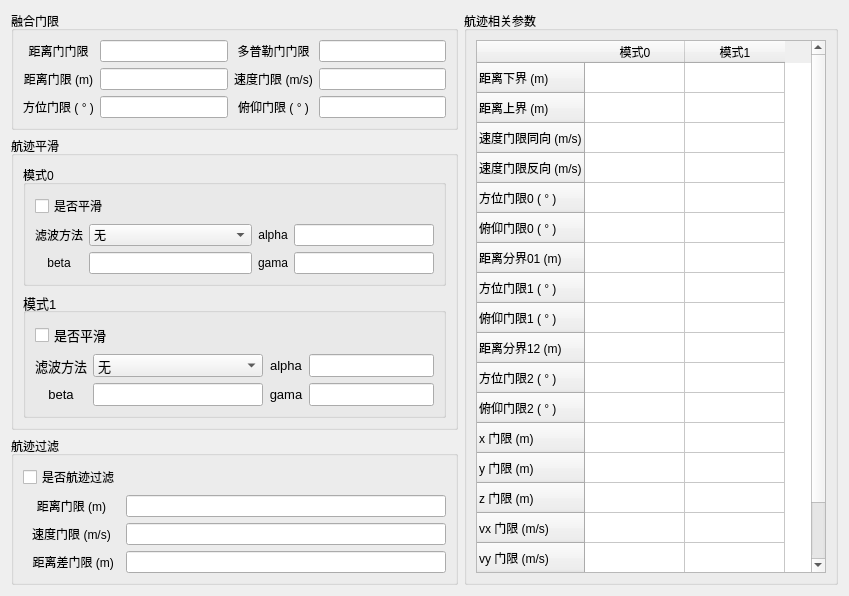
     <widget class="QWidget" name="tab_data_processing">
      <attribute name="title">
       <string> 数据处理</string>
      </attribute>
      <layout class="QGridLayout" name="gridLayout_5">
       <item row="0" column="0" rowspan="2">
        <widget class="QGroupBox" name="groupBox_combine_thresholds">
         <property name="minimumSize">
          <size>
           <width>0</width>
           <height>0</height>
          </size>
         </property>
         <property name="title">
          <string>融合门限</string>
         </property>
         <layout class="QGridLayout" name="gridLayout_15">
          <item row="2" column="1">
           <widget class="QLineEdit" name="lineEdit_combine_range_threshold">
            <property name="alignment">
             <set>Qt::AlignCenter</set>
            </property>
           </widget>
          </item>
          <item row="0" column="0">
           <widget class="QLabel" name="label_13">
            <property name="text">
             <string>距离门门限</string>
            </property>
            <property name="alignment">
             <set>Qt::AlignCenter</set>
            </property>
           </widget>
          </item>
          <item row="2" column="0">
           <widget class="QLabel" name="label_93">
            <property name="text">
             <string>距离门限 (m)</string>
            </property>
            <property name="alignment">
             <set>Qt::AlignCenter</set>
            </property>
           </widget>
          </item>
          <item row="3" column="0">
           <widget class="QLabel" name="label_92">
            <property name="text">
             <string>方位门限 ( ° )</string>
            </property>
            <property name="alignment">
             <set>Qt::AlignCenter</set>
            </property>
           </widget>
          </item>
          <item row="0" column="2">
           <widget class="QLabel" name="label_14">
            <property name="text">
             <string>多普勒门门限</string>
            </property>
            <property name="alignment">
             <set>Qt::AlignCenter</set>
            </property>
           </widget>
          </item>
          <item row="3" column="1">
           <widget class="QLineEdit" name="lineEdit_combine_azim_threshold_deg">
            <property name="alignment">
             <set>Qt::AlignCenter</set>
            </property>
           </widget>
          </item>
          <item row="0" column="1">
           <widget class="QLineEdit" name="lineEdit_combine_range_unit_threshold">
            <property name="alignment">
             <set>Qt::AlignCenter</set>
            </property>
           </widget>
          </item>
          <item row="0" column="3">
           <widget class="QLineEdit" name="lineEdit_combine_doppler_unit_threshold">
            <property name="alignment">
             <set>Qt::AlignCenter</set>
            </property>
           </widget>
          </item>
          <item row="2" column="2">
           <widget class="QLabel" name="label_94">
            <property name="text">
             <string>速度门限 (m/s)</string>
            </property>
            <property name="alignment">
             <set>Qt::AlignCenter</set>
            </property>
           </widget>
          </item>
          <item row="2" column="3">
           <widget class="QLineEdit" name="lineEdit_combine_velocity_threshold">
            <property name="alignment">
             <set>Qt::AlignCenter</set>
            </property>
           </widget>
          </item>
          <item row="3" column="3">
           <widget class="QLineEdit" name="lineEdit_combine_elev_threshold_deg">
            <property name="alignment">
             <set>Qt::AlignCenter</set>
            </property>
           </widget>
          </item>
          <item row="3" column="2">
           <widget class="QLabel" name="label_95">
            <property name="text">
             <string>俯仰门限 ( ° )</string>
            </property>
            <property name="alignment">
             <set>Qt::AlignCenter</set>
            </property>
           </widget>
          </item>
         </layout>
        </widget>
       </item>
       <item row="2" column="0" rowspan="4">
        <widget class="QGroupBox" name="groupBox_track_smooth">
         <property name="minimumSize">
          <size>
           <width>0</width>
           <height>0</height>
          </size>
         </property>
         <property name="title">
          <string>航迹平滑</string>
         </property>
         <layout class="QGridLayout" name="gridLayout">
          <item row="0" column="0">
           <widget class="QGroupBox" name="groupBox_track_smooth_mode_0">
            <property name="title">
             <string>模式0</string>
            </property>
            <layout class="QGridLayout" name="gridLayout_26">
             <item row="4" column="4">
              <widget class="QLineEdit" name="lineEdit_filter_track_coef_gama">
               <property name="alignment">
                <set>Qt::AlignCenter</set>
               </property>
              </widget>
             </item>
             <item row="3" column="3">
              <widget class="QLabel" name="label_15">
               <property name="text">
                <string>alpha</string>
               </property>
               <property name="alignment">
                <set>Qt::AlignCenter</set>
               </property>
              </widget>
             </item>
             <item row="0" column="0" colspan="2">
              <widget class="QCheckBox" name="checkBox_track_smooth">
               <property name="text">
                <string>是否平滑</string>
               </property>
              </widget>
             </item>
             <item row="4" column="3">
              <widget class="QLabel" name="label_17">
               <property name="text">
                <string>gama</string>
               </property>
               <property name="alignment">
                <set>Qt::AlignCenter</set>
               </property>
              </widget>
             </item>
             <item row="4" column="0">
              <widget class="QLabel" name="label_16">
               <property name="text">
                <string>beta</string>
               </property>
               <property name="alignment">
                <set>Qt::AlignCenter</set>
               </property>
              </widget>
             </item>
             <item row="4" column="1" colspan="2">
              <widget class="QLineEdit" name="lineEdit_filter_track_coef_beta">
               <property name="alignment">
                <set>Qt::AlignCenter</set>
               </property>
              </widget>
             </item>
             <item row="3" column="4">
              <widget class="QLineEdit" name="lineEdit_filter_track_coef_alpha">
               <property name="alignment">
                <set>Qt::AlignCenter</set>
               </property>
              </widget>
             </item>
             <item row="3" column="0">
              <widget class="QLabel" name="label_9">
               <property name="text">
                <string>滤波方法</string>
               </property>
               <property name="alignment">
                <set>Qt::AlignCenter</set>
               </property>
              </widget>
             </item>
             <item row="3" column="1" colspan="2">
              <widget class="QComboBox" name="comboBox_filter_track_method">
               <item>
                <property name="text">
                 <string>无</string>
                </property>
               </item>
               <item>
                <property name="text">
                 <string>变增益 alpha-beta</string>
                </property>
               </item>
               <item>
                <property name="text">
                 <string>常增益 alpha-beta</string>
                </property>
               </item>
               <item>
                <property name="text">
                 <string>变增益 alpha-beta-gama</string>
                </property>
               </item>
               <item>
                <property name="text">
                 <string>常增益 alpha-beta-gama</string>
                </property>
               </item>
              </widget>
             </item>
            </layout>
           </widget>
          </item>
          <item row="1" column="0">
           <widget class="QGroupBox" name="groupBox_track_smooth_mode_1">
            <property name="font">
             <font>
              <pointsize>10</pointsize>
             </font>
            </property>
            <property name="title">
             <string>模式1</string>
            </property>
            <layout class="QGridLayout" name="gridLayout_27">
             <item row="0" column="0" colspan="2">
              <widget class="QCheckBox" name="checkBox_track_smooth_1">
               <property name="text">
                <string>是否平滑</string>
               </property>
              </widget>
             </item>
             <item row="3" column="5">
              <widget class="QLabel" name="label_21">
               <property name="font">
                <font>
                 <pointsize>10</pointsize>
                </font>
               </property>
               <property name="text">
                <string>alpha</string>
               </property>
               <property name="alignment">
                <set>Qt::AlignCenter</set>
               </property>
              </widget>
             </item>
             <item row="3" column="1" colspan="4">
              <widget class="QComboBox" name="comboBox_filter_track_method_1">
               <item>
                <property name="text">
                 <string>无</string>
                </property>
               </item>
               <item>
                <property name="text">
                 <string>变增益 alpha-beta</string>
                </property>
               </item>
               <item>
                <property name="text">
                 <string>常增益 alpha-beta</string>
                </property>
               </item>
               <item>
                <property name="text">
                 <string>变增益 alpha-beta-gama</string>
                </property>
               </item>
               <item>
                <property name="text">
                 <string>常增益 alpha-beta-gama</string>
                </property>
               </item>
              </widget>
             </item>
             <item row="4" column="5">
              <widget class="QLabel" name="label_27">
               <property name="text">
                <string>gama</string>
               </property>
               <property name="alignment">
                <set>Qt::AlignCenter</set>
               </property>
              </widget>
             </item>
             <item row="3" column="6">
              <widget class="QLineEdit" name="lineEdit_filter_track_coef_alpha_1">
               <property name="alignment">
                <set>Qt::AlignCenter</set>
               </property>
              </widget>
             </item>
             <item row="3" column="0">
              <widget class="QLabel" name="label_20">
               <property name="text">
                <string>滤波方法</string>
               </property>
              </widget>
             </item>
             <item row="4" column="1" colspan="4">
              <widget class="QLineEdit" name="lineEdit_filter_track_coef_beta_1">
               <property name="font">
                <font>
                 <pointsize>10</pointsize>
                </font>
               </property>
               <property name="alignment">
                <set>Qt::AlignCenter</set>
               </property>
              </widget>
             </item>
             <item row="4" column="6">
              <widget class="QLineEdit" name="lineEdit_filter_track_coef_gama_1">
               <property name="alignment">
                <set>Qt::AlignCenter</set>
               </property>
              </widget>
             </item>
             <item row="4" column="0">
              <widget class="QLabel" name="label_22">
               <property name="font">
                <font>
                 <pointsize>10</pointsize>
                </font>
               </property>
               <property name="text">
                <string>beta</string>
               </property>
               <property name="alignment">
                <set>Qt::AlignCenter</set>
               </property>
              </widget>
             </item>
            </layout>
           </widget>
          </item>
         </layout>
        </widget>
       </item>
       <item row="6" column="0">
        <widget class="QGroupBox" name="groupBox_track_filter">
         <property name="minimumSize">
          <size>
           <width>0</width>
           <height>0</height>
          </size>
         </property>
         <property name="title">
          <string>航迹过滤</string>
         </property>
         <layout class="QGridLayout" name="gridLayout_17">
          <item row="5" column="0">
           <widget class="QLabel" name="label_100">
            <property name="text">
             <string> 距离差门限 (m)</string>
            </property>
            <property name="alignment">
             <set>Qt::AlignCenter</set>
            </property>
           </widget>
          </item>
          <item row="4" column="1">
           <widget class="QLineEdit" name="lineEdit_filter_tracks_velocity_threshold">
            <property name="alignment">
             <set>Qt::AlignCenter</set>
            </property>
           </widget>
          </item>
          <item row="3" column="1">
           <widget class="QLineEdit" name="lineEdit_filter_tracks_range_threshold">
            <property name="alignment">
             <set>Qt::AlignCenter</set>
            </property>
           </widget>
          </item>
          <item row="4" column="0">
           <widget class="QLabel" name="label_103">
            <property name="text">
             <string>速度门限 (m/s)</string>
            </property>
            <property name="alignment">
             <set>Qt::AlignCenter</set>
            </property>
           </widget>
          </item>
          <item row="5" column="1">
           <widget class="QLineEdit" name="lineEdit_filter_tracks_mean_delta_range_threshold">
            <property name="alignment">
             <set>Qt::AlignCenter</set>
            </property>
           </widget>
          </item>
          <item row="3" column="0">
           <widget class="QLabel" name="label_102">
            <property name="text">
             <string>距离门限 (m)</string>
            </property>
            <property name="alignment">
             <set>Qt::AlignCenter</set>
            </property>
           </widget>
          </item>
          <item row="2" column="0">
           <widget class="QCheckBox" name="checkBox_filter_tracks">
            <property name="text">
             <string>是否航迹过滤</string>
            </property>
           </widget>
          </item>
         </layout>
        </widget>
       </item>
       <item row="0" column="1" rowspan="7">
        <widget class="QGroupBox" name="groupBox_correlate_thresholds">
         <property name="minimumSize">
          <size>
           <width>0</width>
           <height>0</height>
          </size>
         </property>
         <property name="title">
          <string>航迹相关参数</string>
         </property>
         <layout class="QGridLayout" name="gridLayout_18">
          <item row="0" column="0" colspan="2">
           <widget class="QTableWidget" name="tableWidget_correlate_parameters">
            <property name="minimumSize">
             <size>
              <width>350</width>
              <height>0</height>
             </size>
            </property>
            <row>
             <property name="text">
              <string>距离下界 (m)</string>
             </property>
            </row>
            <row>
             <property name="text">
              <string>距离上界 (m)</string>
             </property>
            </row>
            <row>
             <property name="text">
              <string>速度门限同向 (m/s)</string>
             </property>
            </row>
            <row>
             <property name="text">
              <string>速度门限反向 (m/s)</string>
             </property>
            </row>
            <row>
             <property name="text">
              <string>方位门限0 ( ° )</string>
             </property>
            </row>
            <row>
             <property name="text">
              <string>俯仰门限0 ( ° )</string>
             </property>
            </row>
            <row>
             <property name="text">
              <string>距离分界01 (m)</string>
             </property>
            </row>
            <row>
             <property name="text">
              <string>方位门限1 ( ° )</string>
             </property>
            </row>
            <row>
             <property name="text">
              <string>俯仰门限1 ( ° )</string>
             </property>
            </row>
            <row>
             <property name="text">
              <string>距离分界12 (m)</string>
             </property>
            </row>
            <row>
             <property name="text">
              <string>方位门限2 ( ° )</string>
             </property>
            </row>
            <row>
             <property name="text">
              <string>俯仰门限2 ( ° )</string>
             </property>
            </row>
            <row>
             <property name="text">
              <string>x 门限 (m)</string>
             </property>
            </row>
            <row>
             <property name="text">
              <string>y 门限 (m)</string>
             </property>
            </row>
            <row>
             <property name="text">
              <string>z 门限 (m)</string>
             </property>
            </row>
            <row>
             <property name="text">
              <string>vx 门限 (m/s)</string>
             </property>
            </row>
            <row>
             <property name="text">
              <string>vy 门限 (m/s)</string>
             </property>
            </row>
            <row>
             <property name="text">
              <string>vz 门限 (m/s)</string>
             </property>
            </row>
            <column>
             <property name="text">
              <string>模式0</string>
             </property>
            </column>
            <column>
             <property name="text">
              <string>模式1</string>
             </property>
            </column>
           </widget>
          </item>
         </layout>
        </widget>
       </item>
      </layout>
     </widget>
